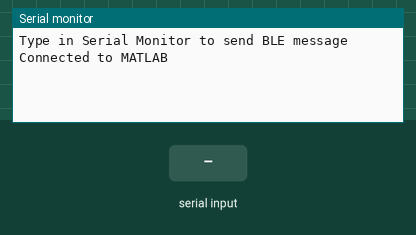
This sketch was run on a simulated nRF52 board. Parts: the last lines printed to the serial monitor. Inputs (shaded band) come from the test bench. A phone connects over Bluetooth LE 3 s after start.

Above: at 4.2 s.
4.3 s: "1\n" received over Serial
At 4.8 s:
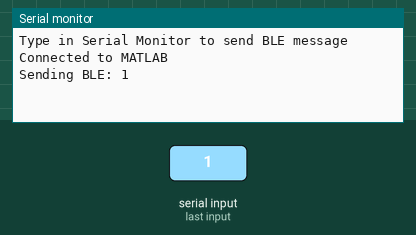
5.8 s: "0\n" received over Serial
At 7.0 s:
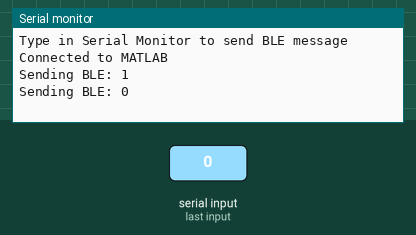
7.3 s: "2\n" received over Serial
At 8.2 s:
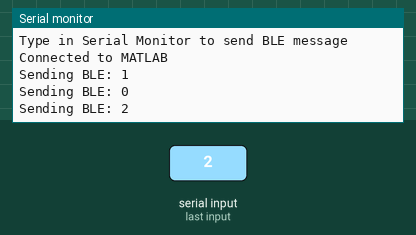

Measured:
- after the input at 4.3 s, the serial monitor: prints a new line at once (image 1)
- after the input at 5.8 s, the serial monitor: prints a new line at once (image 2)
- after the input at 7.3 s, the serial monitor: prints a new line at once (image 3)

The sketch:

Bluetooth_test.ino
```cpp
#include <bluefruit.h>

BLEService testService("12345678-1234-5678-1234-56789abcdef0");
BLECharacteristic testChar("12345678-1234-5678-1234-56789abcdef1");

String serialBuffer = "";

void setup() {
  Serial.begin(115200);

  Bluefruit.begin(1, 0);
  Bluefruit.setName("SensePlus");

  Bluefruit.Periph.setConnectCallback(connect_callback);
  Bluefruit.Periph.setDisconnectCallback(disconnect_callback);

  testService.begin();

  // ---- IMPORTANT CHANGE ----
 testChar.setProperties(CHR_PROPS_NOTIFY | CHR_PROPS_READ);
 testChar.setPermission(SECMODE_OPEN, SECMODE_OPEN);
 testChar.setMaxLen(20);
 testChar.begin();
 testChar.write8(0);


  startAdvertising();

  Serial.println("Type in Serial Monitor to send BLE message");
}

void startAdvertising() {
  Bluefruit.Advertising.clearData();
  Bluefruit.ScanResponse.clearData();

  Bluefruit.Advertising.addFlags(BLE_GAP_ADV_FLAGS_LE_ONLY_GENERAL_DISC_MODE);
  Bluefruit.Advertising.addService(testService);
  Bluefruit.ScanResponse.addName();

  Bluefruit.Advertising.restartOnDisconnect(true);
  Bluefruit.Advertising.start(0);
}

void loop() {

  // Read serial input
  while (Serial.available()) {
    char c = Serial.read();

    if (c == '\n') {
      sendBLE(serialBuffer);
      serialBuffer = "";
    }
    else {
      serialBuffer += c;
    }
  }
}

void sendBLE(String msg) {
  if (Bluefruit.connected()) {
    Serial.print("Sending BLE: ");
    Serial.println(msg);

    // Write the data so it can be 'Read' by MATLAB's polling timer
    testChar.write(msg.c_str(), msg.length());

    // Also keep notify for compatibility
    testChar.notify(msg.c_str(), msg.length());
  }
}

void connect_callback(uint16_t conn_handle) {
  Serial.println("Connected to MATLAB");
}

void disconnect_callback(uint16_t conn_handle, uint8_t reason) {
  Serial.println("Disconnected");
}
```
